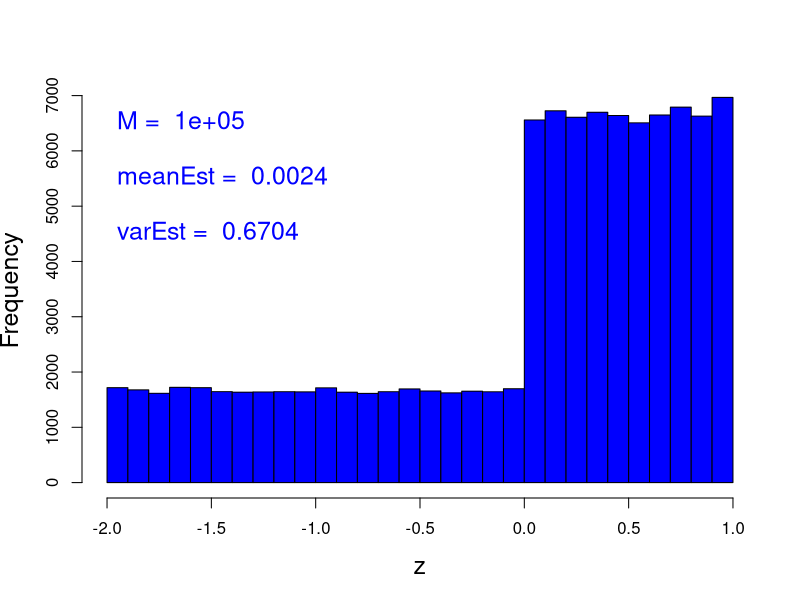

The R source for this figure:
print('file: SolutionAsymNoise.R')
# EXERCISE & SOLUTION: asymmetric noise
# ---------------------------------------------------
# (I) Construct asymmetric PDF with mean 0 for noise:
# 2 half uniform PDFs: PDF = b = 2/3 for 0 <= x <= 1; PDF = a = 1/6 for -2 <= x <= 0
# How to sample from this PDF? (1) random choise beween positive & negative branch
# (2) approriate uniform PDF either positive or negative branch
a = 1/6; b = 2/3   # PDF paramaters 
print(c(b/2/a,'b/(2*a)')) # ratio of branch areas
# ---------------------------------------------------
# II Test sampling
#  ---------------------------------------------------
set.seed(1953)
M = 1e5 # number Monte Carlo runs
rArr = numeric(M)
s = 0
for(i in 1:M) {r1 = sample(c(0,1,2),1,replace=TRUE); 
if (r1==0) {rArr[i] = runif(1,-2,0); s=s+1} else rArr[i] = runif(1,0,1)
}
meanEst = mean(rArr); print(c(round(meanEst,4),'meanEst'))
sdEst = sd(rArr); print(c(round(sdEst,4),'sdEst'))
varEst = var(rArr); print(c(round(varEst,4),'varEst'))
print(c(round(s/M,4),'s/M (should be close to 0.2)'))
sflag = 1
if (sflag == 1) {
  # png('ExerciseAsymPDF200923.png',width=16,height=16,units='cm',res=300)
  hist(rArr,main='',breaks=30,las=0,col='blue',xlab='z',cex.lab=1.5)
  text(-2,6500,paste('M = ',as.character(M)),col='blue',pos=4,cex=1.5)
  text(-2,5500,paste('meanEst = ',as.character(round(meanEst,4))),col='blue',pos=4,cex=1.5)
  text(-2,4500,paste('varEst = ',as.character(round(varEst,4))),col='blue',pos=4,cex=1.5)
  # dev.off()
}